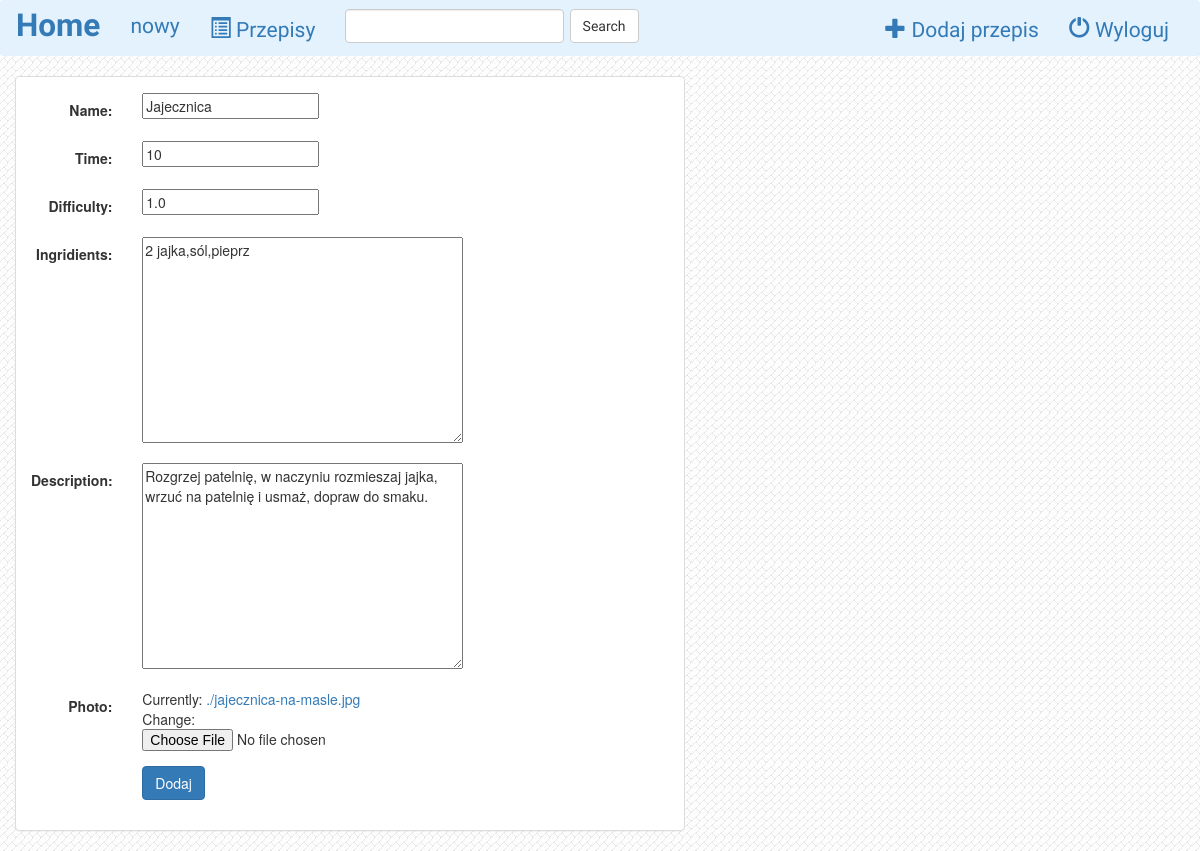
Screenshot of /recipes/update/2/ (signed in) with the database file from the repository.
### recipes/models.py (models this page shows, shortened)
class Recipe(models.Model):
    name = models.CharField(max_length=100)
    time = models.IntegerField()
    difficulty = models.FloatField()
    ingridients = models.TextField()
    description = models.TextField()
    photo = models.FileField()
    is_favorite = models.BooleanField(default=False)
    user = models.ForeignKey(User, default=1)

### recipes/views.py (the view)
# urls.py: url(r'update/(?P<pk>[0-9]+)/$', views.RecipeUpdate.as_view(), name='update'),
class RecipeUpdate(UpdateView):
    model = Recipe
    fields = ['name', 'time', 'difficulty', 'ingridients', 'description', 'photo']

### recipes/templates/recipes/recipe_form.html (shortened to what this page needs)
{% extends 'recipes/base.html' %}
{% block body %}
<div class="container-fluid">
    <div class="row">
        <div class="col-sm-12 col-md-7">
            <div class="panel panel-default">
                <div class="panel-body">
                    <form class="form-horizontal" action="" method="post" enctype="multipart/form-data">
                        {% include 'recipes/form-template.html' %}
                        <div class="form-group">
                            <div class="col-sm-offset-2 col-sm-10">
                                <button type="submit" class="btn btn-primary">Dodaj</button>
                            </div>
                        </div>
                    </form>
                </div>
            </div>
        </div>
    </div>
</div>
{% endblock %}

### recipes/templates/recipes/base.html (shortened to what this page needs)
<!DOCTYPE html>
<html lang="en">
<head>
    {% load staticfiles %}
    <link href="{% static 'recipes/style.css' %}" rel="stylesheet">
    <link rel="stylesheet" href="https://maxcdn.bootstrapcdn.com/bootstrap/3.3.6/css/bootstrap.min.css">
    <link rel="stylesheet" type="text/css" href="{% static 'recipes/style.css' %}" />
</head>
<body>
    <nav class="navbar navbar-light" style="background-color: #e3f2fd;">
    <div class="container-fluid">
        <div class="navbar-header">
            <a class="navbar-brand" href="{% url 'recipes:index' %}">Home</a>
        </div>
        <div class="collapse navbar-collapse" id="topNavBar">
            <ul class="nav navbar-nav">
                {% if user.is_active %}
                <li class="">
                    <a href="#">
                        {{ user.username }}
                    </a>
                </li>
                {% endif %}
                <li class="">
                    <a href="{% url 'recipes:index' %}">
                        <span class="glyphicon glyphicon-list-alt aria-hidden='true'"></span>
                        Przepisy
                    </a>
                </li>
            </ul>
            <form class="navbar-form navbar-left" role="search" method="get" action="{% url 'recipes:index' %}">
                <div class="form-group">
                    <input type="text" class="form-control" name="q" value="{{ request.GET.q }}">
                </div>
                <button type="submit" class="btn btn-default">Search</button>
            </form>
            <ul class="nav navbar-nav navbar-right">
                {% if user.is_active %}
                <li class="">
                    <a href="{% url 'recipes:add' %}">
                        <span class="glyphicon glyphicon-plus aria-hidden='true'"></span>
                        Dodaj przepis
                    </a>
                </li>
                <li class="">
                    <a href="{% url 'recipes:logout_user' %}">
                        <span class="glyphicon glyphicon-off aria-hidden='true'"></span>
                        Wyloguj
                    </a>
                </li>
                {% endif %}
            </ul>
        </div>
    </div>
</nav>
{% block body %}
{% endblock %}
</body>
</html>

### recipes/templates/recipes/form-template.html (shortened to what this page needs)
{% for field in form %}
    <div class="form-group">
        <div class="col-sm-offset-2 col-sm-10">
        </div>
        {% if field.is_hidden %}
        {% else %}
        <label class="control-label col-sm-2">{{ field.label_tag }}</label>
        {% endif %}
        <div class="col-sm-10">{{ field }}</div>
    </div>
{% endfor %}

### recipes/static/recipes/style.css (style rules this page uses)
body { background: white url('images/background.png'); }
.navbar { font-family: 'Amatic SC'; font-size: 150%; }
.navbar-brand { font-family: 'Amatic SC'; font-size: 150%; font-weight: bold; }

### rows the page displays
Recipe: form "Jajecznica" "10" "1.0" "2 jajka,sól,pieprz" "Rozgrzej patelnię, w naczyniu rozmieszaj jajka, wrzuć na patelnię i usmaż, dopraw do smaku."

### other values shown
{{ user.username }} "nowy"
{{ field.label_tag }} "Name:" "Time:" "Difficulty:" "Ingridients:" "Description:" "Photo:"
